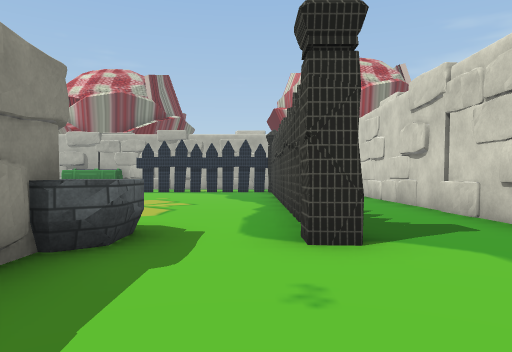
View 1 (above)

21 first-person views from a walk through a scene from a Unity 3-D project. The camera is 1.2 m above the floor, looks level and sees 70° across. The floor is counted in squares, 2 m on a side. Each view is taken from the middle of a square. On the plan, view 1 faces up. The plan holds only what a view shows up to about 10 squares ahead; the rest is blank. The place goes on beyond the plan. Some surface patterns are stand-ins.

View 2
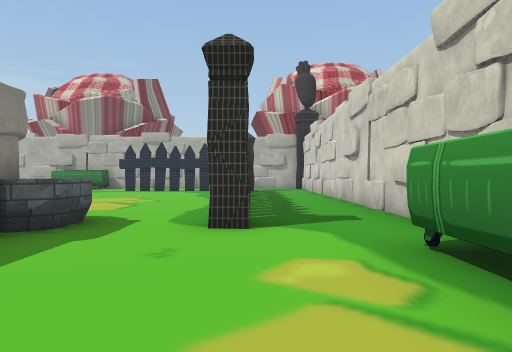

View 3
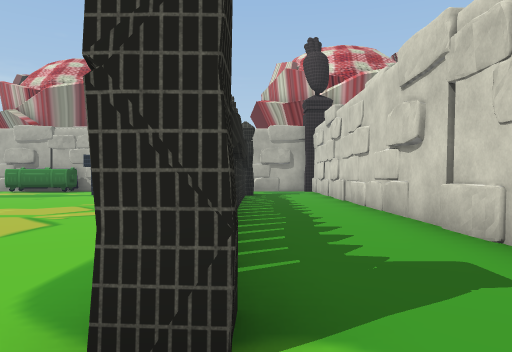

View 4
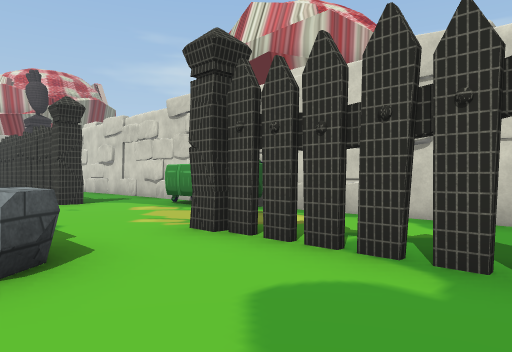

View 5
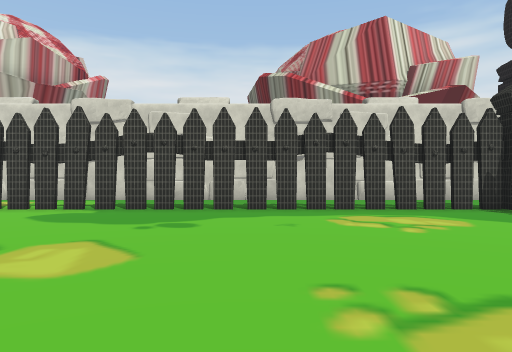

View 6
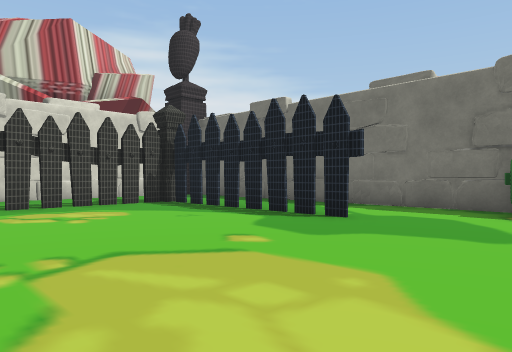

View 7
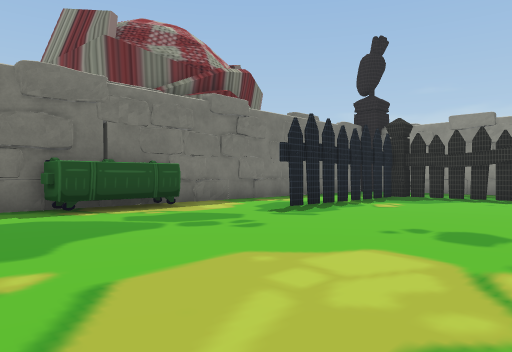

View 8
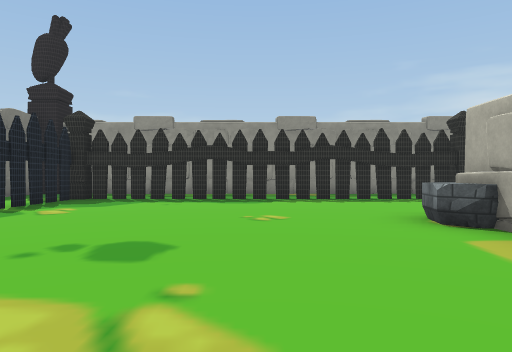

View 9
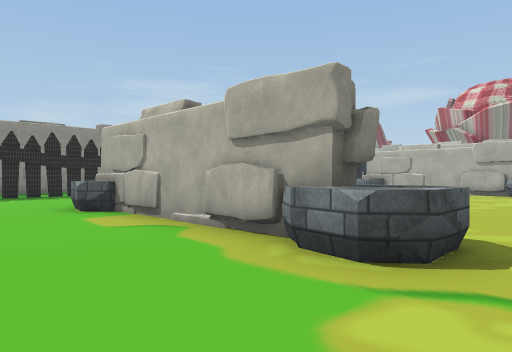

View 10
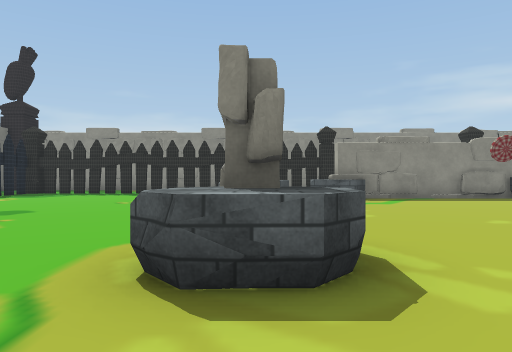

View 11
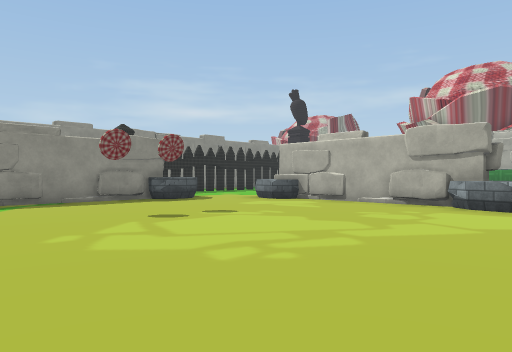

View 12
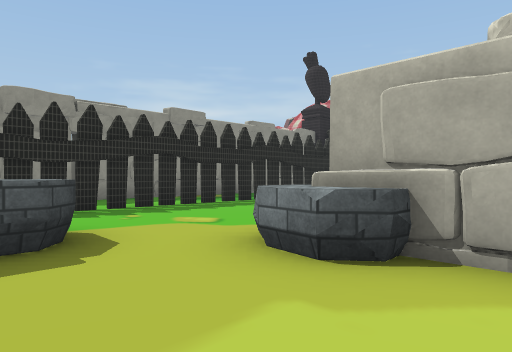

View 13
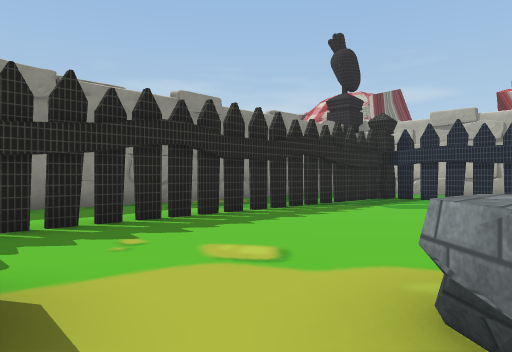

View 14
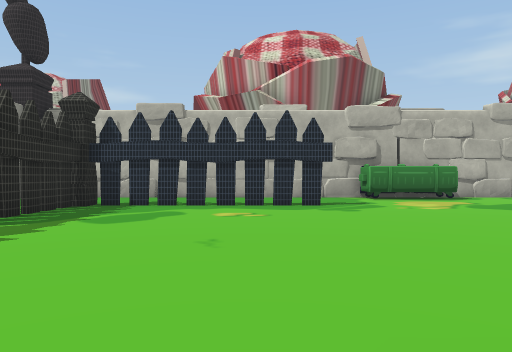

View 15
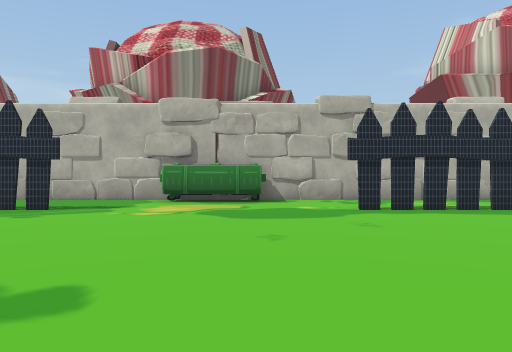

View 16
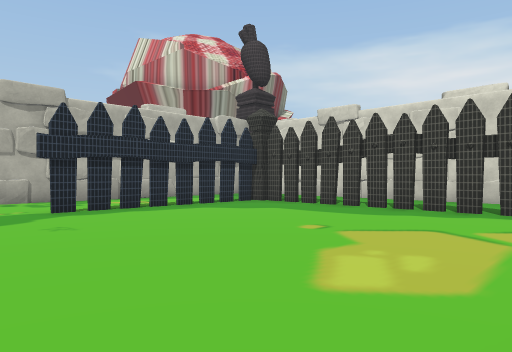

View 17
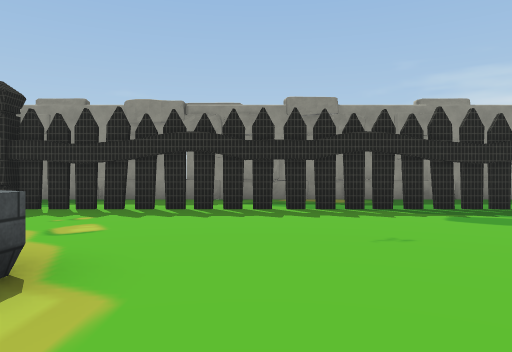

View 18
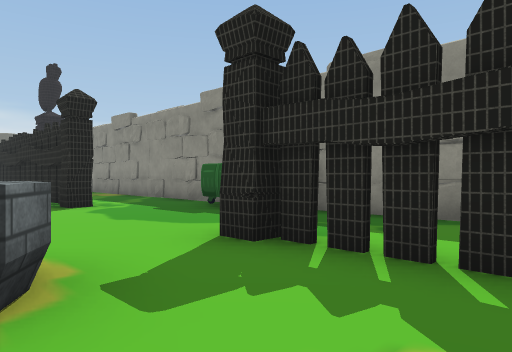

View 19
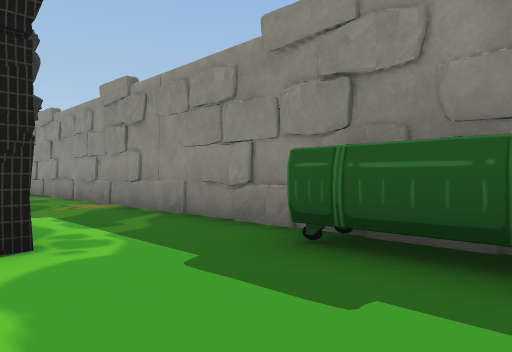

View 20
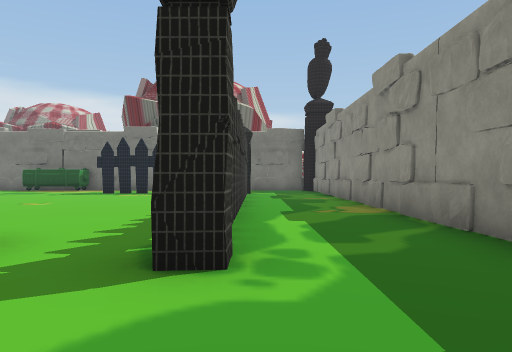

View 21
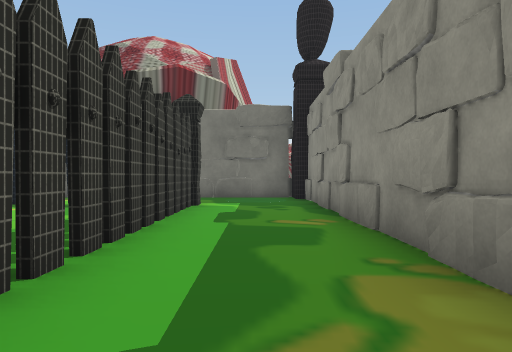

### Floor plan
Key: @ floor where view 1 was taken; # wall or solid block; x gap in a wall; . floor; T thing the floor can be seen under or through; O other object.
Columns run from 18 left of view 1 to 4 right of it. Each row starts with its distance up from view 1.
 17       ####  #######
 16       ....OO#......
 15 #   ...............
 14 #   ##.##.....##xxx#
 13 #..## x ...........#
 12 #..#...............#.#
 11 #..#...............x.##
 10 #..x...............x..#
  9 #..#...............#..#
  8 #..x...............x..#
  7 #..#......  .......x..#
  6 #..x....O####OO ...x..#
  5 #..x....O.....O ...#..#
  4 #..#..O........ O..x..#
  3 #.....O........ O.....
  2  O....#........ #....
  1  O....#......... ....O
  0  O....#......... .@..##
 -1 #.....#......... .....#
 -2 #..#..O ........O..T..#
 -3 #..x...    ........T..#
 -4 #..#....O####OO....T..#
 -5 #..#...............#..#
 -6 #..x...............x..#
 -7 #..x...............x..#
 -8 #..#...............x..#
 -9 #..x...............x..#
-10 #..x...............x..#
-11 #..##..............#..#
-12 #...##xx#.....##xxx#..#
-13 #.... ..............  #
-14 ##.    ####O#######

Where each view was taken, in squares from view 1:
view 1: 0 up, 0 right, facing up
view 2: 1 down, 1 right, facing up
view 3: 2 up, 1 right, facing up
view 4: 5 down, 2 left, facing up-right
view 5: 7 down, 6 left, facing right
view 6: 7 down, 7 left, facing down-right
view 7: 7 down, 4 left, facing down-left
view 8: 7 down, 5 left, facing left
view 9: 7 down, 3 left, facing up-left
view 10: 4 down, 2 left, facing left
view 11: 2 down, 3 left, facing up-left
view 12: 3 up, 8 left, facing up-left
view 13: 4 up, 10 left, facing up-left
view 14: 6 up, 11 left, facing up
view 15: 7 up, 6 left, facing up
view 16: 7 up, 6 left, facing up-right
view 17: 8 up, 8 left, facing left
view 18: 6 up, 12 left, facing down-left
view 19: 2 up, 14 left, facing down-left
view 20: 1 up, 15 left, facing down
view 21: 4 down, 16 left, facing down
